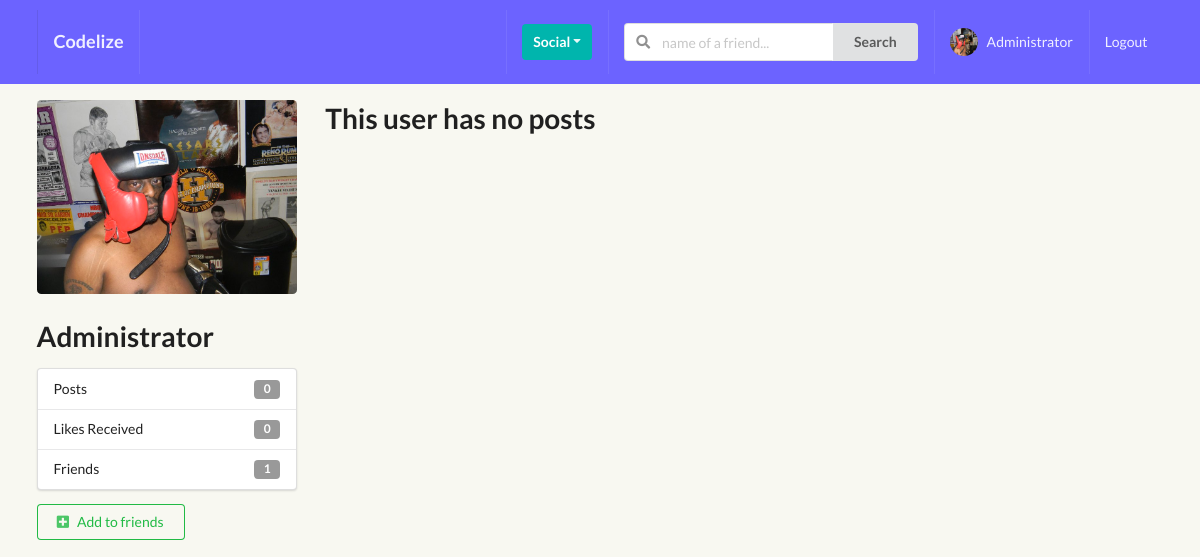
Page /profiles/vieira-beetlejuice/ (signed in) on the earlier database version.
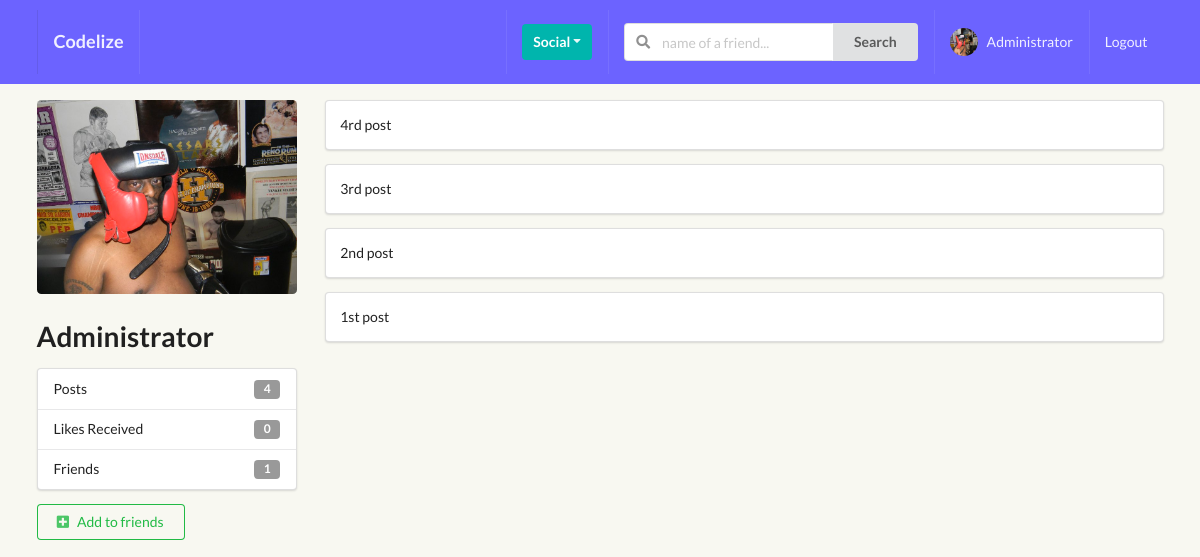
Same page on the later database version.
### perfil/models.py (models this page shows, shortened)
class Profile(models.Model):
    first_name = models.CharField(max_length=200, blank=True)
    last_name = models.CharField(max_length=200, blank=True)
    username = models.OneToOneField(User, on_delete=models.CASCADE)
    bio = models.TextField(default="no bio...", max_length=300)
    email = models.EmailField(max_length=200, blank=True)
    country = models.CharField(max_length=200, blank=True)
    avatar = models.ImageField(default='avatar.png', upload_to='avatars/')
    friends = models.ManyToManyField(User, blank=True, related_name='friends')
    slug = models.SlugField(unique=True, blank=True)
    updated = models.DateTimeField(auto_now=True)
    created = models.DateTimeField(auto_now_add=True)
    objects = ProfileManager()
    def get_friends_no(self):
        return self.friends.count()
    def get_posts_no(self):
        return self.posts.all().count() #'posts' is related name to comments authors in /posts/models.py
    def get_all_authors_posts(self):
        return self.posts.all()
    def get_likes_received_no(self): #likes recebidos
        posts = self.posts.all()
        total_liked = 0
        for item in posts:
            total_liked += item.liked.all().count()
        return total_liked
    __initial_first_name = None
    __initial_last_name = None
    def __init__(self, *args, **kwargs):
        super().__init__(*args, **kwargs)
        self.__initial_first_name = self.first_name
        self.__initial_last_name = self.last_name

### posts/models.py (models this page shows, shortened)
class Post(models.Model):
    content = models.TextField()
    image = models.ImageField(upload_to='posts', validators=[FileExtensionValidator(['png', 'jpg', 'jpeg'])], blank=True)
    liked = models.ManyToManyField(Profile, blank=True, related_name='likes')
    updated = models.DateTimeField(auto_now=True)
    created = models.DateTimeField(auto_now_add=True)
    author = models.ForeignKey(Profile, on_delete=models.CASCADE, related_name='posts')
    class Meta:
        ordering = ('-created',)

### perfil/views.py (the view)
# urls.py: path('<slug>/', ProfileDetailView.as_view(), name="profile_detail_view"),
class ProfileDetailView(LoginRequiredMixin, DetailView):
    model = Profile
    template_name = 'perfil/detail.html'
    def get_object(self, slug=None):
        slug = self.kwargs.get('slug')
        profile = Profile.objects.get(slug=slug)
        return profile
    def get_context_data(self, **kwargs):
        context = super().get_context_data(**kwargs)
        user = User.objects.get(username__iexact=self.request.user)
        profile = Profile.objects.get(username=user)
        rel_r = Relationship.objects.filter(sender=profile)
        rel_s = Relationship.objects.filter(receiver=profile)
        rel_receiver = []
        rel_sender = []
        for item in rel_r:
            rel_receiver.append(item.receiver.username)
        for item in rel_s:
            rel_sender.append(item.sender.username)
        context["rel_receiver"] = rel_receiver
        context["rel_sender"] = rel_sender
        context['is_empty'] = False
        context['posts'] = self.get_object().get_all_authors_posts()
        context['len_posts'] = True if len(self.get_object().get_all_authors_posts()) > 0 else False
        return context

### perfil/context_processors.py (called while the page is built)
def profile_pic(request):
    if request.user.is_authenticated:
        profile_obj = Profile.objects.get(username=request.user)
        pic = profile_obj.avatar
        return {'picture':pic}
    return {}

def invitations_received_no(request):
    if request.user.is_authenticated:
        profile_obj = Profile.objects.get(username=request.user)
        qs_count = Relationship.objects.invitations_received(profile_obj).count()
        return {'invites_num':qs_count}
    return {}

### perfil/models.py (called while the page is built)
    def invitations_received(self, receiver):
        qs = Relationship.objects.filter(receiver=receiver, status='send')
        return qs

### perfil/templates/perfil/detail.html (shortened to what this page needs)
{% extends 'base.html' %}
{% block content %}
    <div class="ui grid">
    <br>
        <div class="row">
            <div class="four wide column">
                <img class="ui medium rounded image" src={{object.avatar.url}}>
                <h1>{{ object.username }}</h1>
                <div class="ui vertical fluid menu">
                    <div class="item">
                        Posts
                        <div class="ui label">{{ object.get_posts_no }}</div>
                    </div>
                    <div class="item">
                        Likes Received
                        <div class="ui label">{{ object.get_likes_received_no }}</div>
                    </div>
                    <div class="item">
                        Friends
                        <div class="ui label">{{ object.get_friends_no }}</div>
                    </div>
                </div>
                {% if object.username not in rel_receiver and request.user not in rel_sender %}
                    <form action="{% url 'perfil:send_invite' %}" method="POST">
                        <button type="submit" class="ui positive basic button"><i class="plus square icon"></i>Add to friends</button>
                        </form>
                {% endif %}
            </div>
            <div class="twelve wide column">
                {% if len_posts %}
                    {% for post in posts %}
                        <div class="segment ui fluid">
                            {{ post.content }}
                        </div>
                    {% endfor %}
                {% else %}
                    <h1>This user has no posts</h1>
                {% endif %}
            </div>
        </div>
    </div>
{% endblock content %}

Differences in the rows shown:
computed for Profile "Administrator": get_posts_no "0" → "4"
added Post: content "4rd post"
added Post: content "3rd post"
added Post: content "2nd post"
added Post: content "1st post"
Other differences:
text no longer shown: "This user has no posts"
